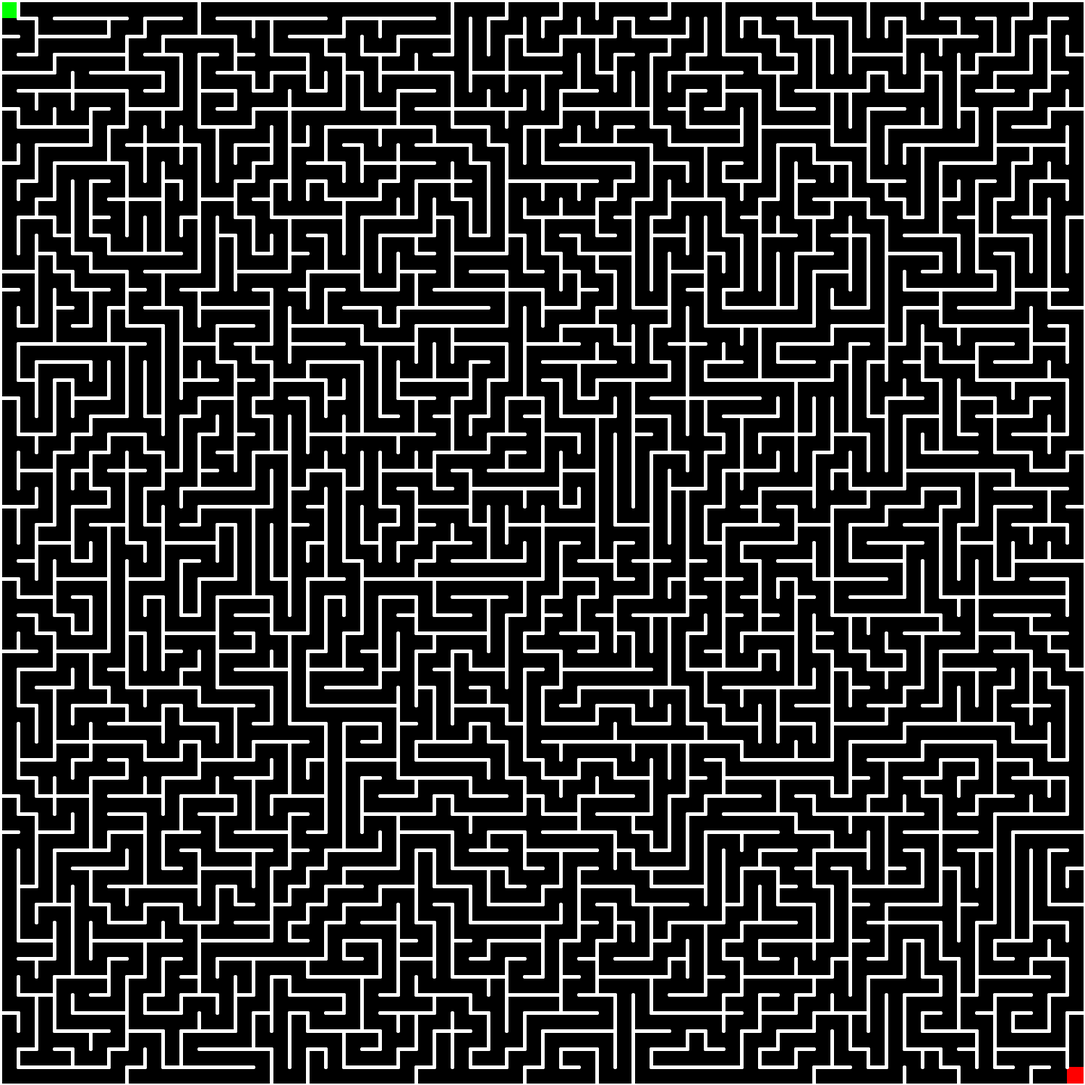
Frame 1 (no input)
Frame 60 (the mouse pressed at the canvas centre just before this capture): identical to frame 1, image omitted
Frame 120 (the mouse held since frame 60 and released just before this capture): identical to frame 1, image omitted

The Processing sketch that drew this single still picture (run headless with seeded random() and noise(); from frame 60 on, the mouse is pressed at the canvas centre):

// Processing sketch: generationGrid
// ── generationGrid.pde
boolean[][] grid, map;
ArrayList<PVector> stack;
int row, col;

void setup() {
  row = 60;
  col = 60;
  
  size(1500,1500);
  strokeWeight(max(min(width/row,height/col)/5,1));
  
  grid = new boolean[row][col];
  map = new boolean[2*row+1][2*col+1];
  stack = new ArrayList<PVector>();
  stack.add(0, new PVector(0,0));
  grid[0][0] = true;
  
  for(int i = 0; i < row; i++) {
    for(int j = 0; j < col; j++) {
      map[2*i+1][2*j+1] = true;
    }
  }
  
  generate();
}

void draw() {
  background(0);
  noStroke();
  fill(0, 255, 0);
  rect(0, 0, width / col, height / row);
  fill(255, 0, 0);
  rect(width - width / col, height - height / row, width / col, height / row);
  
  stroke(255);
  for(int i = 0; i < row; i++) {
    for(int j = 0; j < col; j++) {
      int x = 2 * i + 1;
      int y = 2 * j + 1;
      if(!map[x - 1][y]) line(i * height / row, (j + 1) * width / col, i * height / row, j * width / col);
      if(!map[x][y - 1]) line(i * height / row, j * width / col, (i + 1) * height / row, j * width / col);
      if(!map[x + 1][y]) line((i + 1) * height / row, (j + 1) * width / col, (i + 1) * height / row, j * width / col);
      if(!map[x][y + 1]) line(i * height / row, (j + 1) * width / col, (i + 1) * height / row, (j + 1) * width / col);
    }
  }
}

void generate() {
  while (stack.size() > 0) {
    PVector pos = stack.get(0);
    stack.remove(0);
    ArrayList<PVector> neigh = findN(floor(pos.x), floor(pos.y));
    if (neigh.size() > 0) {
      PVector pos1 = neigh.get(floor(random(1) * neigh.size()));
      stack.add(0, pos);
      stack.add(0, pos1);
      grid[floor(pos1.x)][floor(pos1.y)] = true;
      map[floor(pos.x + pos1.x + 1)][floor(pos.y + pos1.y + 1)] = true;
    }
  }
}

ArrayList<PVector> findN(int x, int y) {
  ArrayList<PVector> arr = new ArrayList<PVector>();
  if (x > 0 && !grid[x - 1][y]) {
    arr.add(new PVector(x - 1, y));
  }
  if (x < row - 1 && !grid[x + 1][y]) {
    arr.add(new PVector(x + 1, y));
  }
  if (y > 0 && !grid[x][y - 1]) {
    arr.add(new PVector(x, y - 1));
  }
  if (y < col - 1 && !grid[x][y + 1]) {
    arr.add(new PVector(x, y + 1));
  }
  return arr;
}

void keyPressed() {
  if(key == ENTER) {
    String out = "{{";
    for (int i = 0; i < map.length; i++) {
      for (int j = 0; j < map[0].length; j++) {
        out = out + !map[i][j] + ",";
      }
      out = out.substring(0,out.length() - 1);
      out = out + "},{";
    }
    print(out.substring(0,out.length() - 2) + "}");
  }
}
